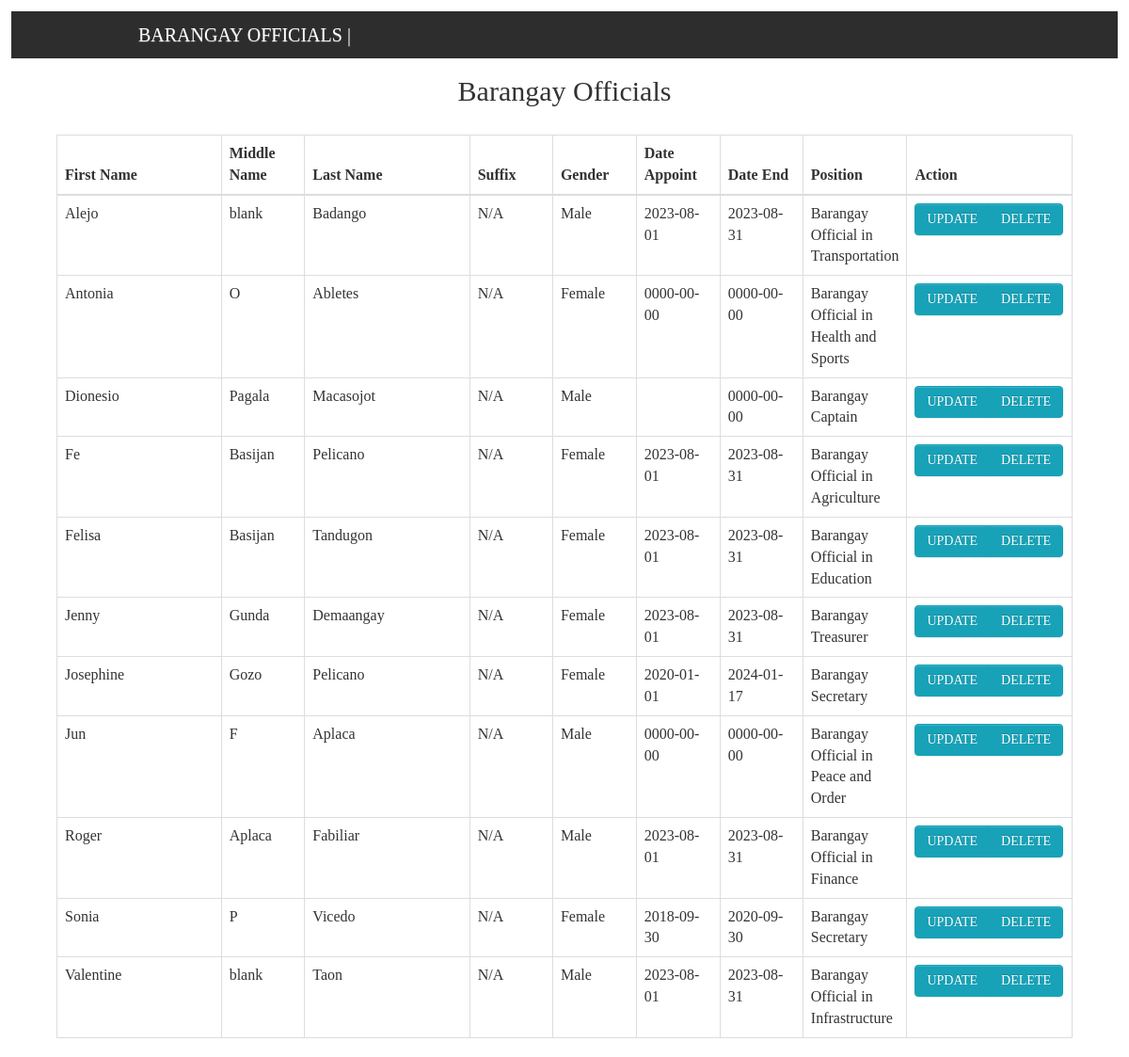
Before: /Barangay_Officials/chart.php with the older database file.
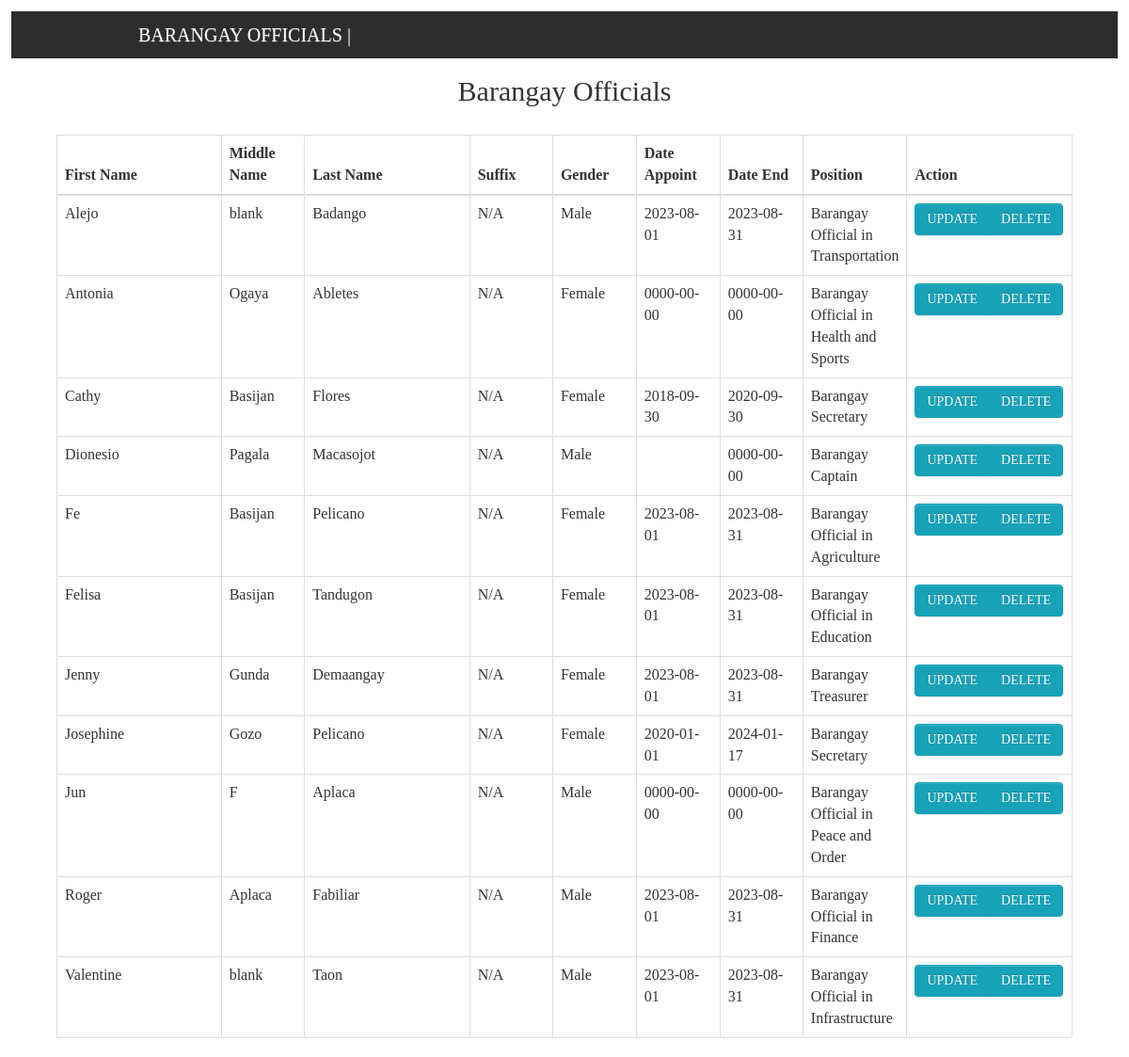
After: the same page with the newer database file.
### tables this page shows
CREATE TABLE `resident_detail` (
  `res_ID` int(11) UNSIGNED NOT NULL COMMENT 'Primary Key',
  `res_Img` longblob DEFAULT NULL,
  `res_fName` varchar(50) DEFAULT NULL,
  `res_mName` varchar(50) DEFAULT NULL,
  `res_lName` varchar(50) DEFAULT NULL,
  `position_ID` int(11) UNSIGNED DEFAULT NULL,
  `suffix_ID` int(11) UNSIGNED DEFAULT NULL COMMENT 'e.g. Jr., II',
  `res_Bday` date DEFAULT NULL,
  `voter_status` varchar(20) DEFAULT NULL,
  `marital_ID` int(11) UNSIGNED DEFAULT NULL,
  `country_ID` int(11) UNSIGNED DEFAULT NULL,
  `gender_ID` int(11) UNSIGNED DEFAULT NULL,
  `religion_ID` int(11) UNSIGNED DEFAULT NULL,
  `occupation_ID` int(11) UNSIGNED DEFAULT NULL,
  `occuStat_ID` int(11) UNSIGNED DEFAULT NULL,
  `res_Date_Record` timestamp NOT NULL DEFAULT current_timestamp() ON UPDATE current_timestamp(),
  `occupant_ID` int(11) UNSIGNED DEFAULT NULL,
  `res_Height` int(20) DEFAULT NULL,
  `res_Weight` int(20) DEFAULT NULL,
  `Status` varchar(255) NOT NULL
);

CREATE TABLE `ref_suffixname` (
  `suffix_ID` int(11) UNSIGNED NOT NULL COMMENT 'Primary Key',
  `suffix` varchar(10) DEFAULT NULL COMMENT 'suffix name position on the last name ',
  `suffix_Name` varchar(50) DEFAULT NULL COMMENT 'suffix description'
);

CREATE TABLE `ref_gender` (
  `gender_ID` int(11) UNSIGNED NOT NULL COMMENT 'Primary Key',
  `gender_Name` varchar(8) DEFAULT NULL
);

CREATE TABLE `ref_position` (
  `position_ID` int(11) UNSIGNED NOT NULL COMMENT 'Primary Key',
  `position_Name` varchar(50) DEFAULT NULL COMMENT 'position name of officials',
  `position_Acronym` varchar(5) DEFAULT NULL
);

### Barangay_Officials/chart.php (the view, shortened to what this page needs)
<?php
    require_once('db.php');
?>
<html>
<head>
  <link href="style/style.css" rel="stylesheet" type="text/css">
<link rel="stylesheet" type="text/css" href="resources\css\bootstrap-theme.min.css">
<link rel="stylesheet" type="text/css" href="resources\css\custom_2.css">
<link rel="stylesheet" type="text/css" href="resources\css\bootstrap.min.css">
</head>
<div class="container-fluid">
  <nav class="navbar navbar-fixed-top" style="background-color: #2D2D2D;">
    <div class="navbar-header">
      <div class="navbar-brand" id="brand" style="color: #f2f2f2"><a href="index.php">BARANGAY OFFICIALS</a> |</div>
    </div>
       <?php include('nav.php'); ?>
  </nav>
</div>
<div class="container-fluid" style="padding-left: 5%; padding-right: 5%" id="org">
<center><br><br><br>
<body style="font-family: Calibri">
	<h2>Barangay Officials</h2>
	<br>
<?php
$sql = mysqli_query($db,"SELECT rd.res_ID, rd.res_Img, rd.res_fName, rd.res_mName, rd.res_lName, rs.suffix, rg.gender_Name, bod.official_Start, bod.official_End, rp.position_Name FROM resident_detail rd INNER JOIN brgy_official_detail bod ON rd.res_ID = bod.res_ID INNER JOIN ref_suffixname rs ON rd.suffix_ID = rs.suffix_ID INNER JOIN ref_gender rg on rd.gender_ID = rg.gender_ID INNER JOIN ref_position rp ON rd.position_ID = rp.position_ID GROUP BY rd.res_fName, rd.res_lName");
?>
  <table class="table table-bordered"  id="x">
  <thead>
    <th class="col-sm-2">First Name</th>
    <th class="col-sm-1">Middle Name</th>
    <th class="col-sm-2">Last Name</th>
    <th class="col-sm-1">Suffix</th>
    <th class="col-sm-1">Gender</th>
    <th class="col-sm-1">Date Appoint</th>
    <th class="col-sm-1">Date End</th>
    <th class="col-sm-1">Position</th>
    <th class="col-sm-2">Action</th>
  </thead>
  <tbody>
<?php
while($row = mysqli_fetch_array($sql))
  {
    ?>
      <tr>
      <td><?PHP ECHO $row['res_fName']?></td>
      <td><?PHP ECHO $row['res_mName']?></td>
      <td><?PHP ECHO $row['res_lName']?></td>
      <td><?PHP ECHO $row['suffix']?></td>
      <td><?PHP ECHO $row['gender_Name']?></td>
      <td><?PHP ECHO $row['official_Start']?></td>
      <td><?PHP ECHO $row['official_End']?></td>
      <td><?PHP ECHO $row['position_Name']?></td>
      <td style="width: 500px!important;">
<div class="btn-group">
  <a href="update.php?id=<?PHP ECHO $row['res_ID']?>" class="btn btn-primary">UPDATE</a>
  <a href="delete.php?id=<?PHP ECHO $row['res_ID']?>" onclick="return confirm('Are you sure you want to delete this?');" class="btn btn-primary">DELETE</a>
</div>
      </td>
      </tr>
    <?php
  }
  ?>
</tbody>
</table>
</body>
</html>
</body>
</html>

### Barangay_Officials/nav.php (shortened to what this page needs)
<link href="style/style.css" rel="stylesheet" type="text/css">

### Barangay_Officials/style/style.css (style rules this page uses)
#brand a { color: white; text-decoration: none; }
.navbar { background-color: #2D2D2D; text-transform: uppercase; width: 98%; position: fixed; margin-left:1%; margin-top:1%; margin-right:1%; border: none; box-sizing: border-box; transition: .3s; z-index: 1; font-family: calibri; margin-bottom: 20%; }

### Barangay_Officials/resources/css/custom_2.css (style rules this page uses)
.navbar { padding-left: 10%; padding-right: 10%; font-family: Century Gothic; font-size: 15px; }
#brand { font-size: 20px; color: #42f453; }
.btn { text-align: center; }
body { font-family: Century Gothic; }

Changed rows visible on the page:
changed resident_detail "Antonia": res_mName "O" → "Ogaya"
changed resident_detail: res_fName "Sonia" → "Cathy"; res_mName "P" → "Basijan"; res_lName "Vicedo" → "Flores"; moves up the list
